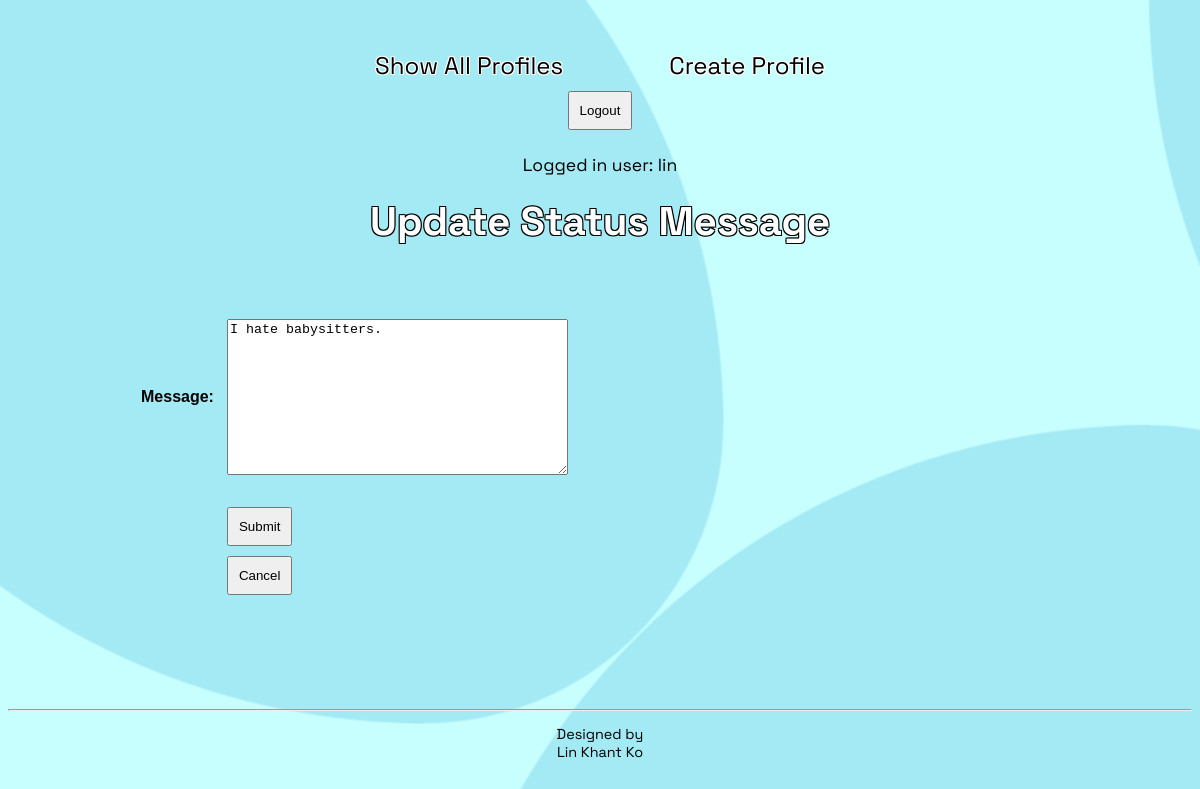
/mini_fb/status/4/update (signed in), run on an earlier commit of the app's database.
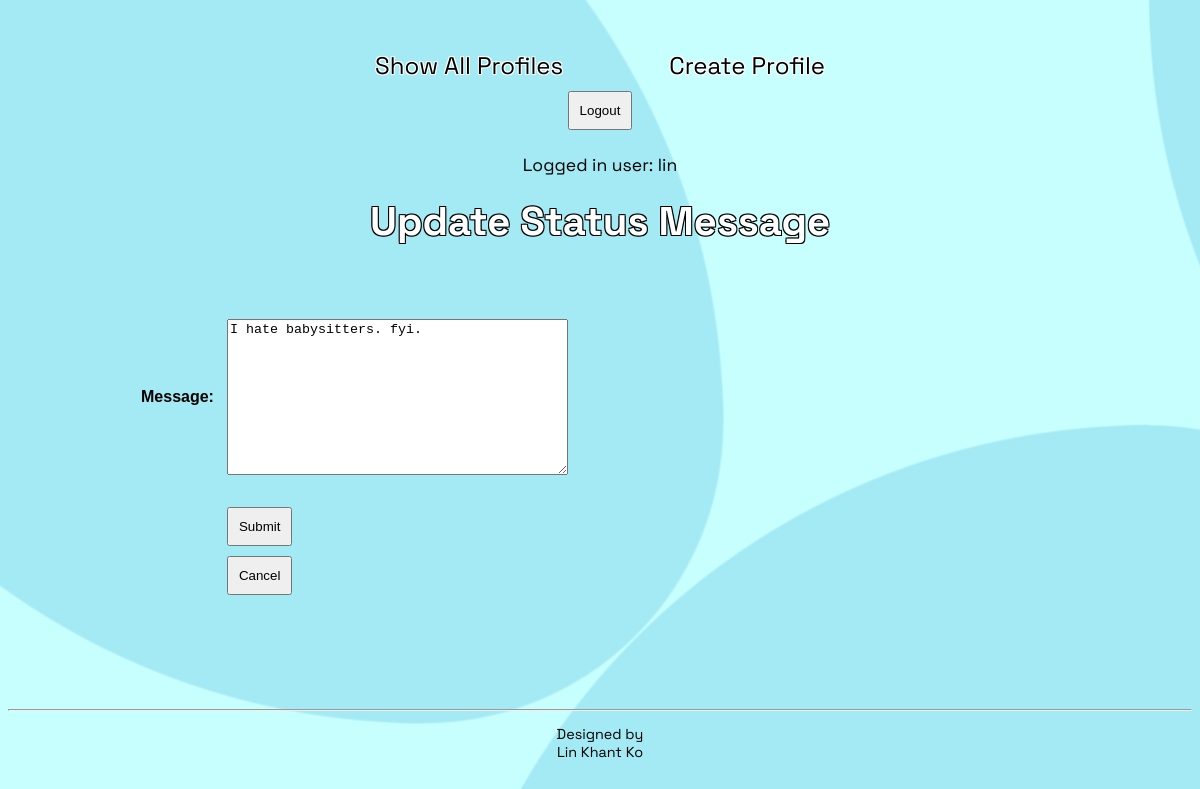
And on a later commit of the database.
### mini_fb/models.py (models this page shows, shortened)
class StatusMessage(models.Model):
    timestamp = models.DateTimeField(auto_now=True)
    message = models.TextField(blank=False)
    profile = models.ForeignKey("Profile", on_delete=models.CASCADE)

### mini_fb/views.py (the view, shortened to what this page needs)
# urls.py: path(r'status/<int:pk>/update', views.UpdateStatusMessageView.as_view(), name='update_status'), # new update_status path
class UpdateStatusMessageView(LoginRequiredMixin, UpdateView):
    model = StatusMessage
    form_class = UpdateStatusForm
    template_name = 'mini_fb/update_status_form.html'

### mini_fb/forms.py
class UpdateStatusForm(forms.ModelForm):
    class Meta:
        model = StatusMessage
        fields = ['message']

### mini_fb/templates/mini_fb/update_status_form.html (shortened to what this page needs)
{% extends 'mini_fb/base.html' %}
{% block content %}
<h2>Update Status Message</h2>
<form method="POST">
    <table>
        {{ form.as_table }}
    <tr>
        <td></td>
        <td>
            <input type="submit" name="Post">
        </form>
        <form action="{% url 'show_profile' object.profile.pk %}">
            <input type="submit" name="Cancel" value="Cancel">
        </form>
{% endblock %}

What changed in the data, as far as the page shows it:
changed StatusMessage: message "I hate babysitters." → "I hate babysitters. fyi."
